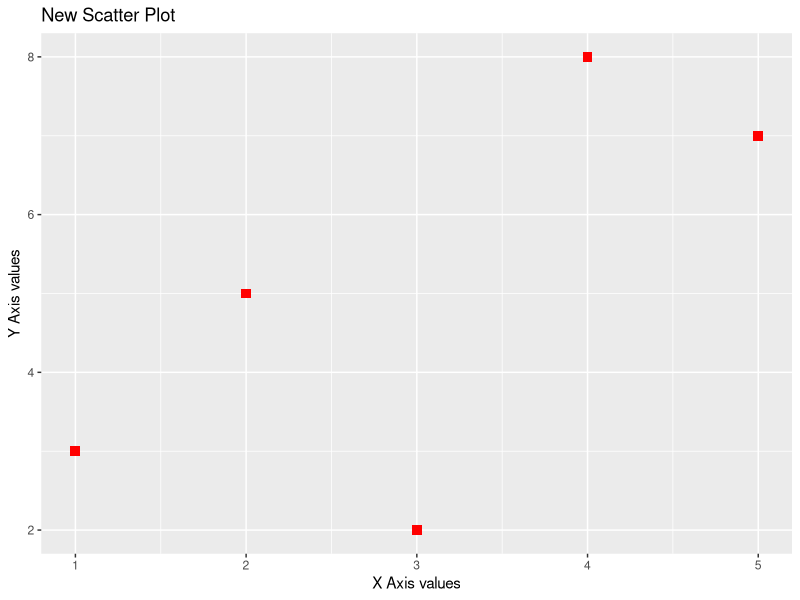

Write R code to recreate this figure.
library(ggplot2)

x <- c(1, 2, 3, 4, 5)
y <- c(3, 5, 2, 8, 7)

data <- data.frame(x, y)

# Create a scatter plot using ggplot
ggplot(data, aes(x = x, y = y)) +
  geom_point(size = 3, shape = 15, color = "red") +
  ggtitle("New Scatter Plot") +
  xlab("X Axis values") +
  ylab("Y Axis values")
